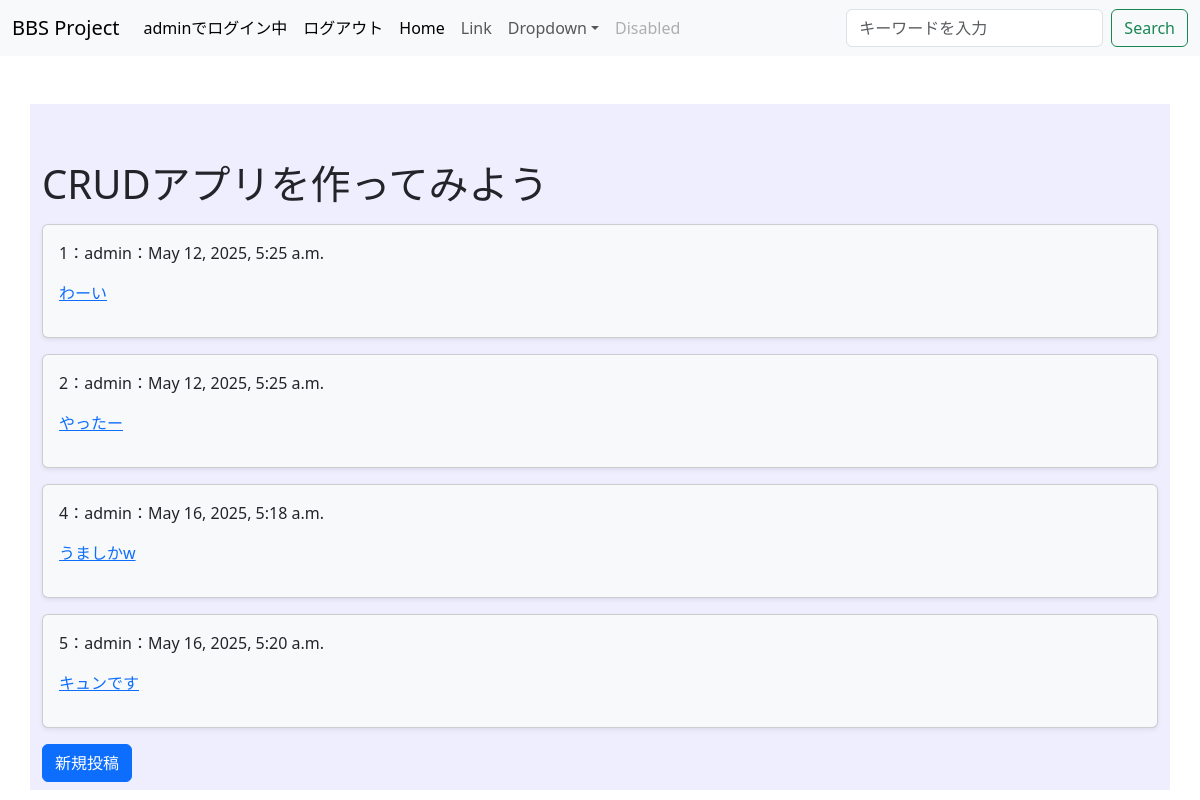
The page /bbs/ (signed in) on the database its author committed.
### bbs/models.py (models this page shows, shortened)
class Article(models.Model):
   content = models.TextField()
   author = models.ForeignKey(User, on_delete=models.PROTECT)
   created_at = models.DateTimeField(auto_now_add=True)
   updated_at = models.DateTimeField(auto_now=True)

### bbs/views.py (the view)
# urls.py: path('', views.IndexView.as_view(), name='index'),  # 一覧ページのビュー
class IndexView(generic.ListView):
    model = Article
    template_name = 'bbs/index.html'

### bbs/forms.py
class SearchForm(forms.Form):
    words = forms.CharField(
        label='',
        max_length=50,
        widget=forms.TextInput(attrs={
            'class':'form-control me-2',
            'placeholder':'キーワードを入力',
        })
    )

### bbs/context_processors.py (called while the page is built)
def search_form(request):
    return {'searchform':SearchForm()}

### templates/bbs/index.html (shortened to what this page needs)
{% extends "base.html" %}
{% load django_bootstrap5 %}
{% block content %}
  <h1 class="mt-5">CRUDアプリを作ってみよう</h1>
  {% for article in object_list %}
    <div class="card bg-light shadow-sm mt-3">
      <div class="card-body">
        <p>{{ article.id }}：{{ article.author}}：{{ article.created_at }}</p>
        <p><a href="{% url 'bbs:detail' article.id %}">{{ article.content }}</a></p>
      </div>
    </div>
{% endfor %}
<div class="mt-3">
   <a href="{% url 'bbs:create' %}">{% bootstrap_button button_type="submit" content="新規投稿" size="md" %}</a>
</div>
{% endblock %}

### templates/base.html (shortened to what this page needs)
{% load django_bootstrap5 %}
<!DOCTYPE html>
<html lang="ja">
  <head>
    {% bootstrap_css %}
  </head>
  <body>
    <nav class="navbar navbar-expand-lg bg-body-tertiary">
      <div class="container-fluid">
        <a class="navbar-brand" href="{% url 'bbs:index' %}">BBS Project</a>
        <div class="collapse navbar-collapse" id="navbarSupportedContent">
          <ul class="navbar-nav me-auto mb-2 mb-lg-0">
            <li class="nav-item">
              {% if user.is_authenticated %}
                <span class="nav-link active">{{ user }}でログイン中</span>
              {% endif %}
            </li>
            <li class="nav-item">
              {% if user.is_authenticated %}
                <a href="{% url 'logout' %}" class="nav-link active">ログアウト</a>
              {% else %}
                <a href="{% url 'login' %}" class="nav-link active">ログイン</a>
              {% endif %}
            </li>
            <li class="nav-item">
              <a class="nav-link active" aria-current="page" href="#">Home</a>
            </li>
            <li class="nav-item">
              <a class="nav-link" href="#">Link</a>
            </li>
            <li class="nav-item dropdown">
              <a class="nav-link dropdown-toggle" href="#" role="button" data-bs-toggle="dropdown" aria-expanded="false">Dropdown</a>
            </li>
            <li class="nav-item">
              <a class="nav-link disabled">Disabled</a>
            </li>
          </ul>
          <form class="d-flex" method="get" action="{% url 'bbs:search' %}">
            {{ searchform.words }}
            <button class="btn btn-outline-success" type="submit">Search</button>
          </form>
        </div>
      </div>
    </nav>
    <div class="container py-2 mt-5">
      {% block content %}{% endblock %}
    </div>
  </body>
</html>

### templates/base.html (style rules this page uses)
.container { background-color: #efeefe; }

### rows shown on the page
Article: id "1", author "admin", created_at "May 12, 2025, 5:25 a.m.", content "わーい"
Article: id "2", author "admin", created_at "May 12, 2025, 5:25 a.m.", content "やったー"
Article: id "4", author "admin", created_at "May 16, 2025, 5:18 a.m.", content "うましかw"
Article: id "5", author "admin", created_at "May 16, 2025, 5:20 a.m.", content "キュンです"

### other values the page prints
{{ user }} "admin"
